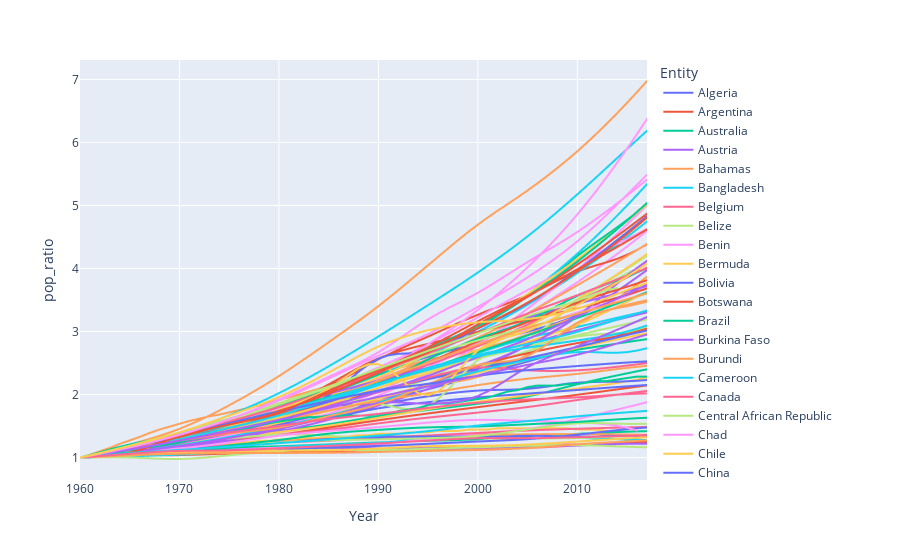

Here is the notebook cell this chart was saved with:
### Code cell
px.line(gdp_pop, x='Year', y='pop_ratio', color = 'Entity')
